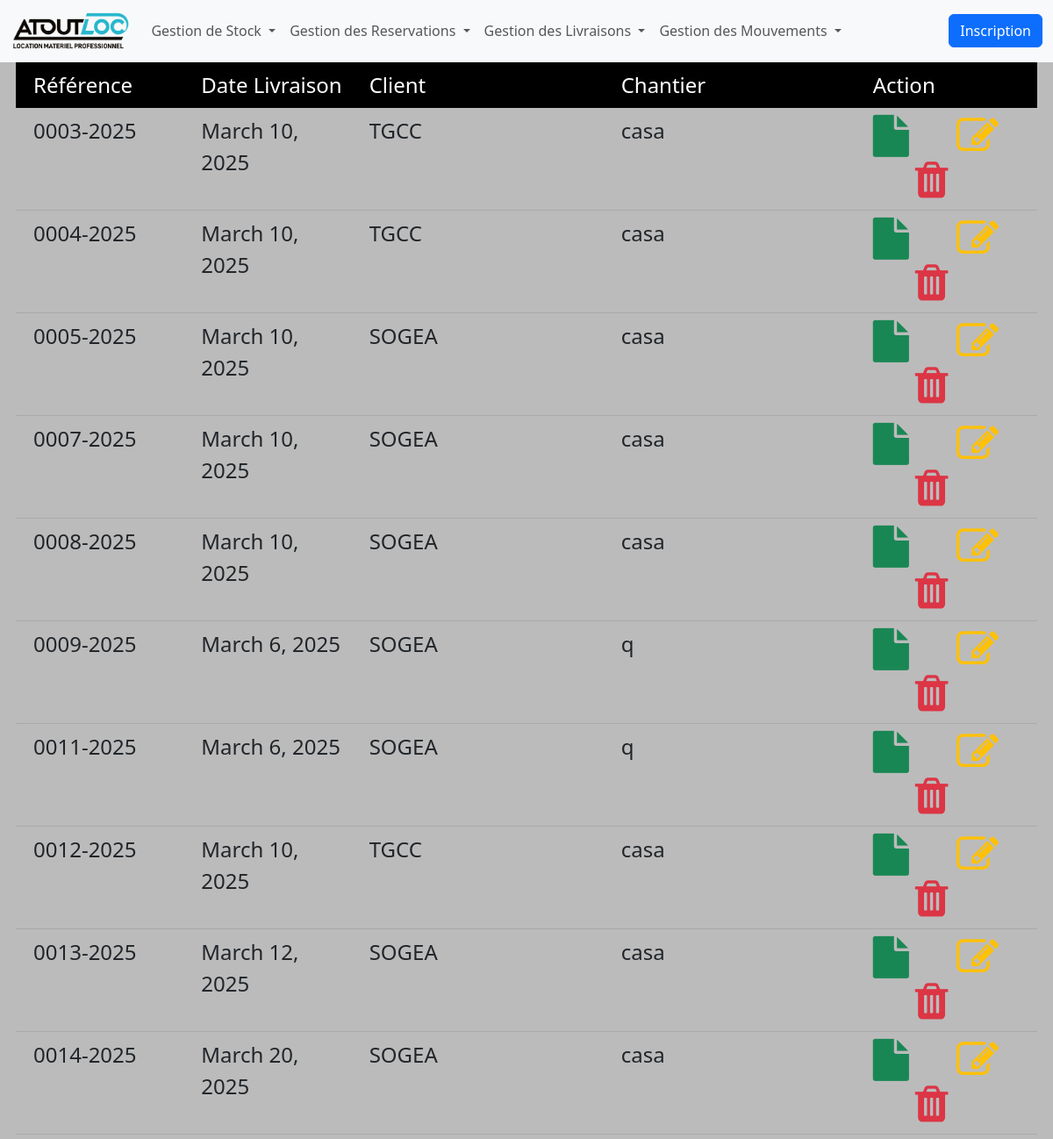
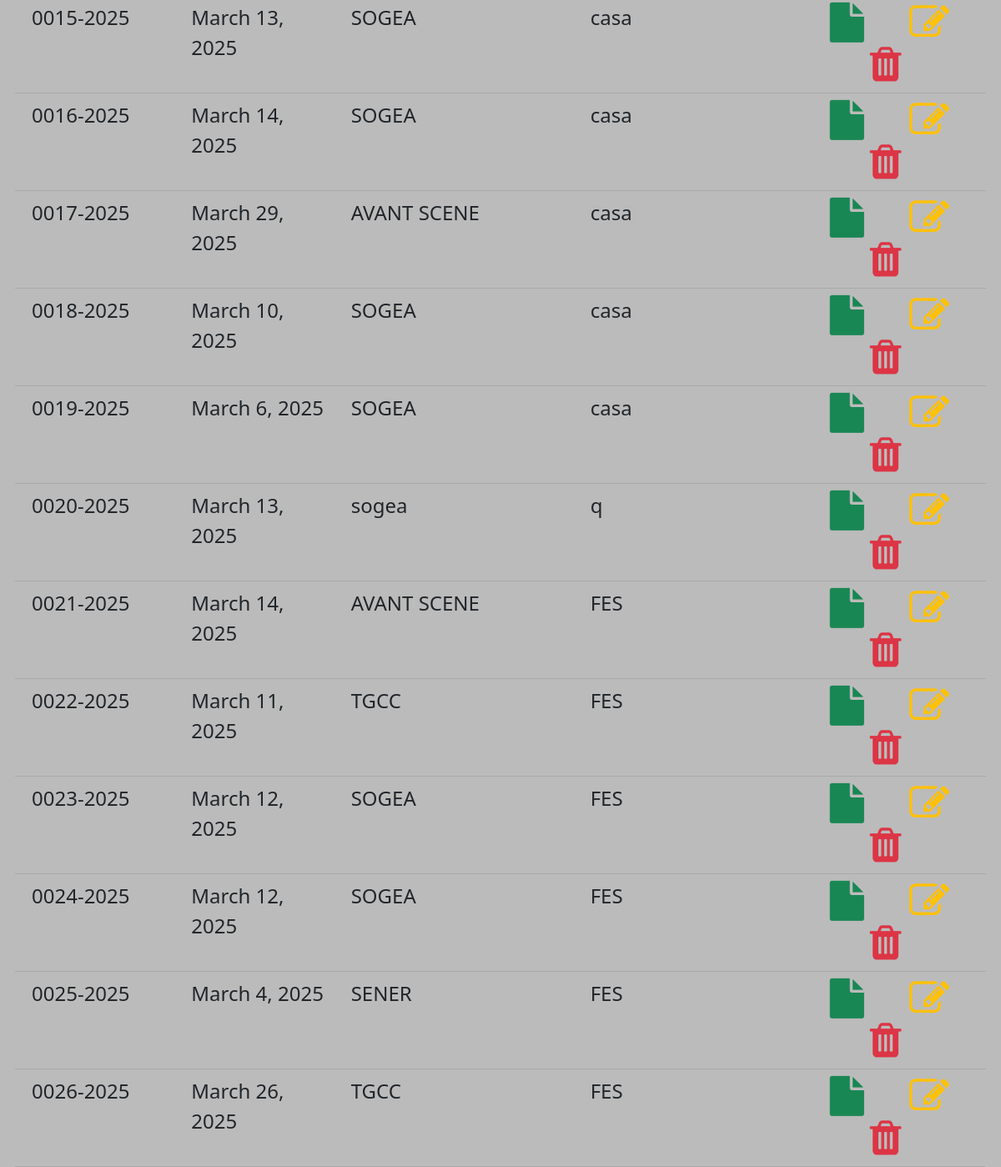
/livraison/, run on the app's committed database (2 pictures, top to bottom).
### livraisons/models.py (models this page shows, shortened)
class Livraison(models.Model):
    bl=models.CharField(max_length=10,primary_key=True)
    client=models.CharField(max_length=60)
    dateLivraison=models.DateField()
    typeLivraison=models.CharField(max_length=30)
    chargerAffaire=models.CharField(max_length=40)
    chantier=models.CharField(max_length=50)
    created_by=models.CharField(max_length=50)

### livraisons/views.py (the view)
# urls.py: path('livraison/',livraison,name='livraison'),
def livraison(request):
    data=Livraison.objects.all()
    return render(request,'livraisons/livraison.html',{
            'title':'Livraisons',
            'livraisonData':data
            })

### livraisons/templates/livraisons/livraison.html
{% extends 'base.html' %}
{% block content %}
<div class="livraison">
    <div class="row bg-black p-2 text-white fs-6">
        <div class="col-md-2">Référence</div>
        <div class="col-md-2">Date Livraison</div>
        <div class="col-md-3">Client</div>
        <div class="col-md-3">Chantier</div>
        <div class="col-md-2">Action</div>
    </div>
    <div class="body ">
         {% for livraison in livraisonData %}
     <div class="row p-2 text-dark fs-6">
        <div class="col-md-2">{{livraison.bl}}</div>
        <div class="col-md-2">{{livraison.dateLivraison}}</div>
        <div class="col-md-3">{{livraison.client}}</div>
        <div class="col-md-3">{{livraison.chantier}}</div>
        <div class="col-md-2">
            <a class="text-decoration-none" href="{% url 'detailsLivraison' livraison.bl%}">
                <i class='fa fa-file  fa-2x text-success ' ></i>
            </a>
            <a class="text-decoration-none" href="#">
                <i class='fa fa-edit fa-2x text-warning ms-5'></i>
            </a>
            <a class="text-decoration-none" href="{% url 'deleteLivraison' livraison.bl%}">
                <i class='fa fa-trash fa-2x text-danger ms-5'></i>
            </a>
        </div>
    </div>
    {% endfor%}
</div>
</div>
{% endblock content %}

### inventaire/static/css/style.css (style rules this page uses)
* { margin: 0; padding: 0; box-sizing: border-box; }
body { background:#BBB; position: relative; }
.body .row { color:black; font-size: medium; transition: .4s; border-bottom: 2px solid #F8F8FF; border-bottom: 1px solid #A9A9A9; }

### data on the page
Livraison: bl "0003-2025", dateLivraison "March 10, 2025", client "TGCC", chantier "casa"
Livraison: bl "0004-2025", dateLivraison "March 10, 2025", client "TGCC", chantier "casa"
Livraison: bl "0005-2025", dateLivraison "March 10, 2025", client "SOGEA", chantier "casa"
Livraison: bl "0007-2025", dateLivraison "March 10, 2025", client "SOGEA", chantier "casa"
Livraison: bl "0008-2025", dateLivraison "March 10, 2025", client "SOGEA", chantier "casa"
Livraison: bl "0009-2025", dateLivraison "March 6, 2025", client "SOGEA", chantier "q"
Livraison: bl "0011-2025", dateLivraison "March 6, 2025", client "SOGEA", chantier "q"
Livraison: bl "0012-2025", dateLivraison "March 10, 2025", client "TGCC", chantier "casa"
Livraison: bl "0013-2025", dateLivraison "March 12, 2025", client "SOGEA", chantier "casa"
Livraison: bl "0014-2025", dateLivraison "March 20, 2025", client "SOGEA", chantier "casa"
Livraison: bl "0015-2025", dateLivraison "March 13, 2025", client "SOGEA", chantier "casa"
Livraison: bl "0016-2025", dateLivraison "March 14, 2025", client "SOGEA", chantier "casa"
Livraison: bl "0017-2025", dateLivraison "March 29, 2025", client "AVANT SCENE", chantier "casa"
Livraison: bl "0018-2025", dateLivraison "March 10, 2025", client "SOGEA", chantier "casa"
Livraison: bl "0019-2025", dateLivraison "March 6, 2025", client "SOGEA", chantier "casa"
Livraison: bl "0020-2025", dateLivraison "March 13, 2025", client "sogea", chantier "q"
Livraison: bl "0021-2025", dateLivraison "March 14, 2025", client "AVANT SCENE", chantier "FES"
Livraison: bl "0022-2025", dateLivraison "March 11, 2025", client "TGCC", chantier "FES"
Livraison: bl "0023-2025", dateLivraison "March 12, 2025", client "SOGEA", chantier "FES"
Livraison: bl "0024-2025", dateLivraison "March 12, 2025", client "SOGEA", chantier "FES"
Livraison: bl "0025-2025", dateLivraison "March 4, 2025", client "SENER", chantier "FES"
Livraison: bl "0026-2025", dateLivraison "March 26, 2025", client "TGCC", chantier "FES"
